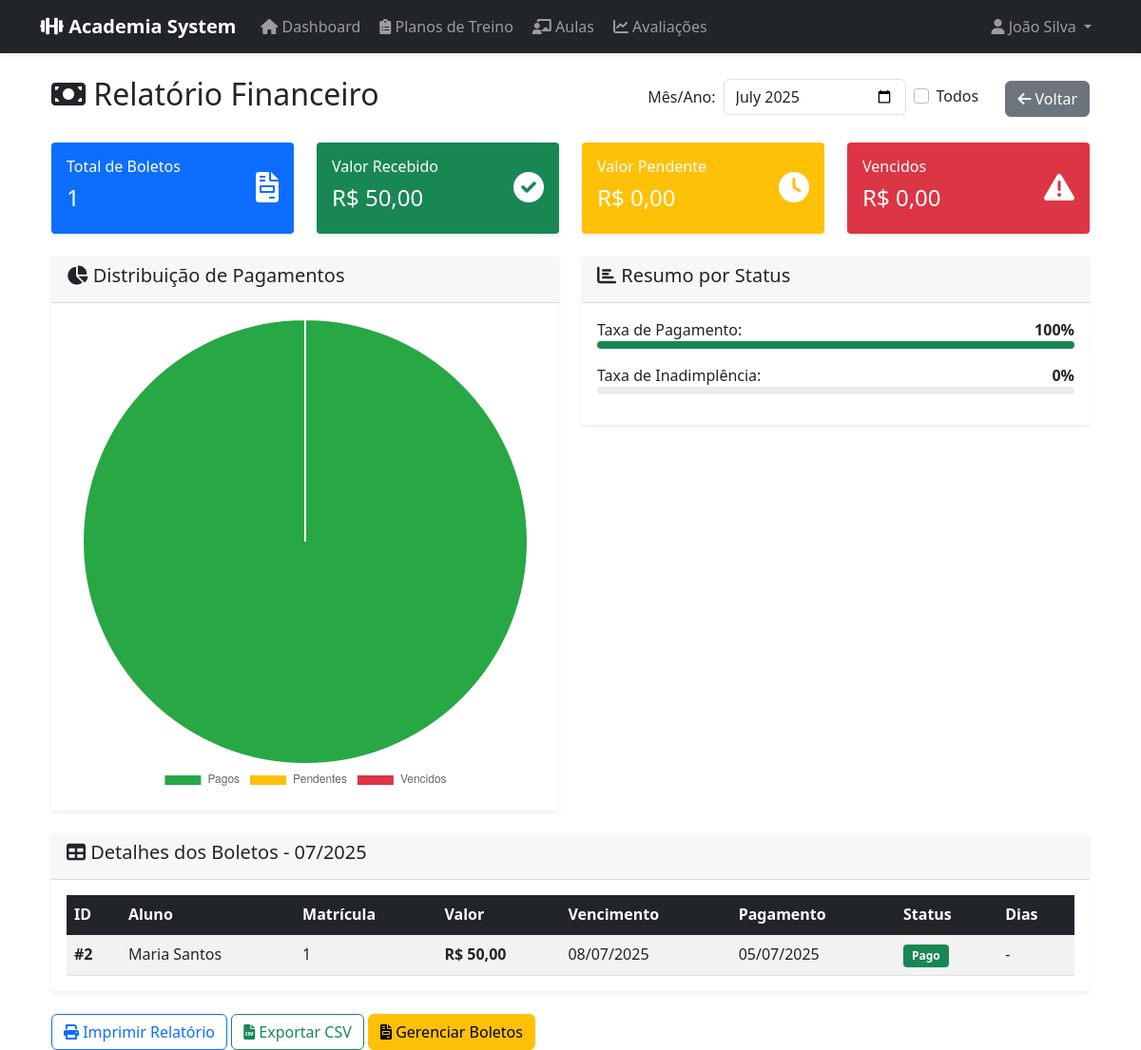
The page /relatorio/financeiro (signed in) on the database its author committed.
### tables this page shows
CREATE TABLE boleto (
    ID_Pagamento INT(11) NOT NULL PRIMARY KEY,
    Forma_Pagamento VARCHAR(20) NULL,
    Valor DECIMAL(9,2) NULL DEFAULT 50.00,
    Dt_Pagamento DATE NULL,
    Dt_Vencimento DATE NOT NULL,
    ID_Matricula INT(11) NULL,
    FOREIGN KEY (ID_Matricula) REFERENCES matricula(ID_Matricula)
);

CREATE TABLE aluno (
    CPF VARCHAR(11) NOT NULL PRIMARY KEY,
    AL_Nome VARCHAR(50) NOT NULL,
    AL_Dt_Nasc DATE NOT NULL,
    AL_Endereco VARCHAR(100) NULL,
    AL_Num_Contato VARCHAR(11) NULL,
    AL_Email VARCHAR(50) NOT NULL,
    AL_Senha VARCHAR(255) NOT NULL,
    ID_Matricula INT(11) NULL,
    FOREIGN KEY (ID_Matricula) REFERENCES matricula(ID_Matricula)
);

CREATE TABLE matricula (
    ID_Matricula INT(11) NOT NULL PRIMARY KEY,
    M_Status TINYINT(4) NULL DEFAULT 1,
    Dt_Inicio DATETIME NULL DEFAULT CURRENT_TIMESTAMP,
    Dt_Fim DATETIME NULL
);

### app/views/relatorio/financeiro.php (the view, shortened to what the rows shown need)
<div class="container-fluid">
    <div class="row">
        <div class="col-12">
            <div class="d-flex justify-content-between align-items-center mb-4">
                <h2><i class="fas fa-money-bill"></i> Relatório Financeiro</h2>
            </div>
            <div class="card">
                <div class="card-body">
                    <?php if (empty($detalhes_boletos)): ?>
                        <div class="alert alert-info">
                            <i class="fas fa-info-circle"></i> Nenhum boleto encontrado para este período.
                        </div>
                    <?php else: ?>
                        <div class="table-responsive">
                            <table class="table table-striped table-hover">
                                <thead class="table-dark">
                                    <tr>
                                        <th>ID</th>
                                        <th>Aluno</th>
                                        <th>Matrícula</th>
                                        <th>Valor</th>
                                        <th>Vencimento</th>
                                        <th>Pagamento</th>
                                        <th>Status</th>
                                        <th>Dias</th>
                                    </tr>
                                </thead>
                                <tbody>
                                    <?php foreach ($detalhes_boletos as $boleto): ?>
                                        <?php
                                        $vencimento = strtotime($boleto['Dt_Vencimento']);
                                        $hoje = time();
                                        $dias_diferenca = round(($hoje - $vencimento) / (60 * 60 * 24));
                                        if ($boleto['Dt_Pagamento']) {
                                            $status = 'Pago';
                                            $status_class = 'success';
                                        } elseif ($vencimento < $hoje) {
                                            $status = 'Vencido';
                                            $status_class = 'danger';
                                        } else {
                                            $status = 'Pendente';
                                            $status_class = 'warning';
                                        }
                                        ?>
                                        <tr>
                                            <td><strong>#<?= htmlspecialchars($boleto['ID_Pagamento']) ?></strong></td>
                                            <td><?= htmlspecialchars($boleto['AL_Nome']) ?></td>
                                            <td><?= htmlspecialchars($boleto['ID_Matricula']) ?></td>
                                            <td><strong>R$ <?= number_format((float)($boleto['Valor'] ?? 0), 2, ',', '.') ?></strong></td>
                                            <td><?= date('d/m/Y', strtotime($boleto['Dt_Vencimento'])) ?></td>
                                            <td>
                                                <?= $boleto['Dt_Pagamento'] ? date('d/m/Y', strtotime($boleto['Dt_Pagamento'])) : '-' ?>
                                            </td>
                                            <td>
                                                <span class="badge bg-<?= $status_class ?>"><?= $status ?></span>
                                            </td>
                                            <td>
                                                <?php if (!$boleto['Dt_Pagamento']): ?>
                                                    <?php if ($dias_diferenca > 0): ?>
                                                        <span class="text-danger">+<?= $dias_diferenca ?> dias</span>
                                                    <?php else: ?>
                                                        <span class="text-success"><?= abs($dias_diferenca) ?> dias</span>
                                                    <?php endif; ?>
                                                <?php else: ?>
                                                    -
                                                <?php endif; ?>
                                            </td>
                                        </tr>
                                    <?php endforeach; ?>
                                </tbody>
                            </table>
                        </div>
                    <?php endif; ?>
                </div>
            </div>
        </div>
    </div>
</div>
<script>
// Gráfico de pizza para distribuição de pagamentos
const ctx = document.getElementById('chartPagamentos').getContext('2d');
const chartPagamentos = new Chart(ctx, {
    type: 'pie',
    data: {
        labels: ['Pagos', 'Pendentes', 'Vencidos'],
        datasets: [{
            data: [
                <?= $resumo_financeiro['boletos_pagos'] ?>,
                <?= $resumo_financeiro['total_boletos'] - $resumo_financeiro['boletos_pagos'] - $resumo_financeiro['boletos_vencidos'] ?>,
                <?= $resumo_financeiro['boletos_vencidos'] ?>
            ],
            backgroundColor: [
                '#28a745',
                '#ffc107',
                '#dc3545'
            ]
        }]
    },
    options: {
        responsive: true,
        plugins: {
            legend: {
                position: 'bottom'
            }
        }
    }
});
function exportToCSV() {
    const table = document.querySelector('table');
    const rows = Array.from(table.querySelectorAll('tr'));
    const csv = rows.map(row => {
        const cells = Array.from(row.querySelectorAll('th, td'));
        return cells.map(cell => '"' + cell.textContent.replace(/"/g, '""') + '"').join(',');
    }).join('\n');
    const blob = new Blob([csv], { type: 'text/csv' });
    const url = window.URL.createObjectURL(blob);
    const a = document.createElement('a');
    a.href = url;
    a.download = 'relatorio_financeiro_' + '<?= $mes_atual ?>' + '.csv';
    a.click();
    window.URL.revokeObjectURL(url);
}
</script>
<?php
include BASE_PATH . '/app/views/layout.php';
?>

### rows shown on the page
boleto: ID_Pagamento "2", aluno.AL_Nome "Maria Santos", ID_Matricula.ID_Matricula "1", Valor "50,00", Dt_Vencimento "08/07/2025", Dt_Pagamento "05/07/2025", Dt_Pagamento "Pago"

### other values the page prints
$_SESSION['user_name'] "João Silva"
$resumo_financeiro['total_boletos'] "1"
$resumo_financeiro['valor_recebido'] "50,00"
$resumo_financeiro['valor_vencido'] "0,00"
date('m/Y', strtotime($mes_atual . '-01')) "07/2025"
chart data {{ $resumo_financeiro['boletos_vencidos'] }} 0
